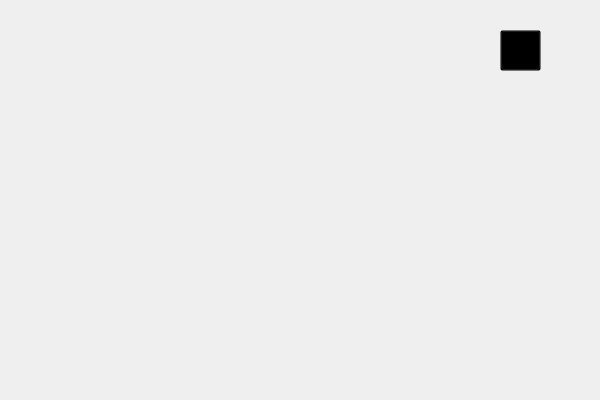
<?xml version="1.0" encoding="UTF-8"?>
<ui version="4.0">
 <class>CarteClass</class>
 <widget class="QWidget" name="CarteClass">
  <property name="geometry">
   <rect>
    <x>0</x>
    <y>0</y>
    <width>600</width>
    <height>400</height>
   </rect>
  </property>
  <property name="windowTitle">
   <string>Carte</string>
  </property>
  <widget class="QLabel" name="label">
   <property name="geometry">
    <rect>
     <x>26</x>
     <y>22</y>
     <width>551</width>
     <height>351</height>
    </rect>
   </property>
   <property name="text">
    <string/>
   </property>
   <property name="pixmap">
    <pixmap>fond de carte.png</pixmap>
   </property>
   <property name="scaledContents">
    <bool>true</bool>
   </property>
  </widget>
  <widget class="QPushButton" name="pushButton">
   <property name="geometry">
    <rect>
     <x>500</x>
     <y>30</y>
     <width>41</width>
     <height>41</height>
    </rect>
   </property>
   <property name="styleSheet">
    <string notr="true">background-color:rgba(0,0,0,0);</string>
   </property>
   <property name="text">
    <string/>
   </property>
   <property name="icon">
    <iconset>
     <normaloff>croix.png</normaloff>croix.png</iconset>
   </property>
  </widget>
 </widget>
 <layoutdefault spacing="6" margin="11"/>
 <resources>
  <include location="Carte.qrc"/>
 </resources>
 <connections>
  <connection>
   <sender>pushButton</sender>
   <signal>pressed()</signal>
   <receiver>CarteClass</receiver>
   <slot>CloseMap()</slot>
   <hints>
    <hint type="sourcelabel">
     <x>525</x>
     <y>45</y>
    </hint>
    <hint type="destinationlabel">
     <x>299</x>
     <y>199</y>
    </hint>
   </hints>
  </connection>
 </connections>
 <slots>
  <slot>CloseMap()</slot>
 </slots>
</ui>
